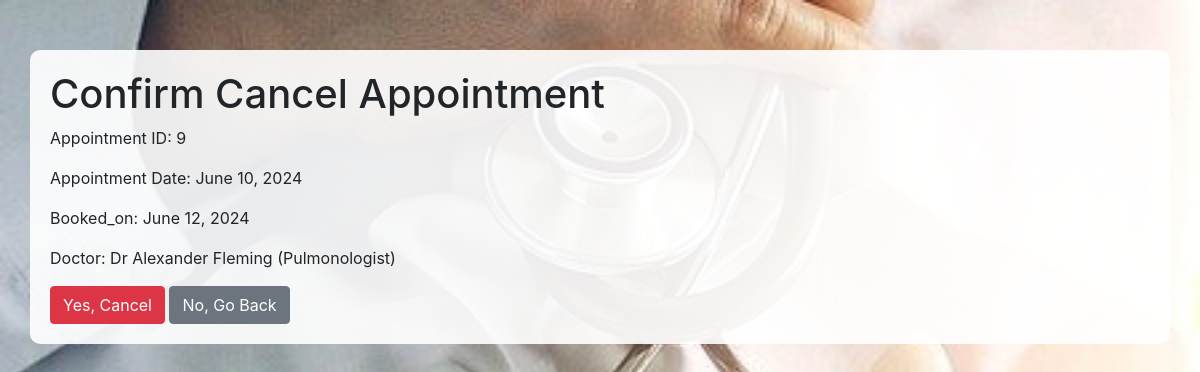
/cancel_appointment/9/, run on the app's committed database.
### hospital/models.py (models this page shows)
class Appointment(models.Model):
    Patient_name = models.CharField(max_length=50)
    Phone_number = models.CharField(max_length=10)
    Email_id = models.EmailField()
    Doctor_name = models.ForeignKey(Doctor,on_delete=models.CASCADE)
    Booking_date = models.DateField()
    Booked_on = models.DateField(auto_now=True)
    STATUS_CHOICES = [
        ('confirmed', 'Confirmed'),
        ('pending', 'Pending'),
        ('cancelled', 'Cancelled'),
        ('completed', 'Completed'),
        ('rescheduled','rescheduled')
    ]
    status = models.CharField(max_length=20, choices=STATUS_CHOICES, default='')

class Doctor(models.Model):
    name = models.CharField(max_length=25)
    specialization = models.CharField(max_length=40)
    image = models.ImageField(upload_to='media', blank=True, default='')
    def __str__(self):
        return ' {}'.format(self.name) + ' ({})'.format(self.specialization)

### hospital/views.py (the view)
# urls.py: path('cancel_appointment/<int:appointment_id>/', views.cancel_appointment, name='cancel_appointment'),
def cancel_appointment(request, appointment_id):
    if request.method == 'POST':
        appointment = get_object_or_404(Appointment, id=appointment_id)
        appointment.status = 'cancelled'
        appointment.save()
        return redirect('patient_dashboard')  # Redirect to the patient dashboard after canceling
    else:
        appointment = get_object_or_404(Appointment, id=appointment_id)
        return render(request, 'confirm_cancel_appointment.html', {'appointment': appointment})

### templates/confirm_cancel_appointment.html (shortened to what this page needs)
{% load static %}
<!DOCTYPE html>
<html lang="en">
<head>
    <link href="https://maxcdn.bootstrapcdn.com/bootstrap/4.0.0/css/bootstrap.min.css" rel="stylesheet">
</head>
<body>
    <div class="container">
        <h1>Confirm Cancel Appointment</h1>
        <p>Appointment ID: {{ appointment.id }}</p>
        <p>Appointment Date: {{ appointment.Booking_date }}</p>
        <p>Booked_on: {{ appointment.Booked_on }}</p>
        <p>Doctor: {{ appointment.Doctor_name }}</p>
        <form method="post" action="{% url 'cancel_appointment' appointment.id %}">
            <button type="submit" class="btn btn-danger">Yes, Cancel</button>
            <a href="{% url 'patient_dashboard' %}" class="btn btn-secondary">No, Go Back</a>
        </form>
    </div>
</body>
</html>

### data on the page
Appointment: id "9", Booking_date "June 10, 2024", Booked_on "June 12, 2024", Doctor_name "Dr Alexander Fleming (Pulmonologist)"
